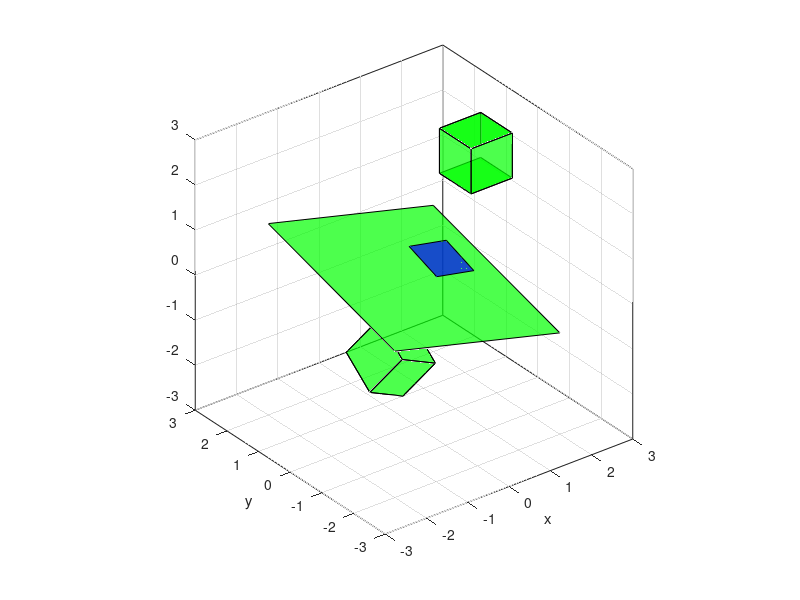

The MATLAB script that drew this image:

clf;
xmin = -2; xmax = 2; ymin = -2; ymax = 2;
a = 1; b = -1; c = 4; d = 1;

X = [xmin xmax xmax xmin];
Y = [ymin ymin ymax ymax];
Z = (1 - a*X - b*Y) / c;

fill3(X, Y, Z, 'g', 'facealpha', 0.7);
xlabel('x');
ylabel('y');
axis equal, grid on;
view(20, 10);

H = [0 1 0 1 0 1 0 1;
     0 0 1 1 0 0 1 1;
     0 0 0 0 1 1 1 1];

S = [1 2 4 3;
     1 2 6 5;
     1 3 7 5;
     3 4 8 7;
     2 4 8 6;
     5 6 8 7];
 
figure(1);
hold on;
t = [1; -0.5; 2];

n = [a; b; c]; % normal

% sätter kub i startpos
for i = 1:8
    H(:,i) = H(:,i) + t;
end

% ritar upp kuben
for i = 1:size(S, 1)
    Si = S(i,:); fill3(H(1,Si), H(2,Si), H(3,Si), 'g', 'facealpha', 0.7);
end

H2 = H;

for i = 1:4
    corner = H(:, i);
    angle = (d - dot(n, corner)) / dot(n, n);
    projection = corner + angle * n;
    G(1, i) = projection(1);
    G(2, i) = projection(2);
    G(3, i) = projection(3);
end

% ritar ut projektionen av projection i planet
Si = S(1,:);
fill3(G(1,Si), G(2,Si), G(3,Si), 'b', 'facealpha', 0.7);

H3 = H;
% ändrar koordinaterna i H till spegling
% ritar cirklar i varje hörn
for i = 1:8
    corner = H(:, i);
    angle = (d - dot(n, corner)) / dot(n, n);
    projection = corner + 2*(angle * n);
    H(1, i) = projection(1);
    H(2, i) = projection(2);
    H(3, i) = projection(3);

end

for i = 1:size(S, 1)
    Si = S(i,:); fill3(H(1,Si), H(2,Si), H(3,Si), 'g', 'facealpha', 0.7);
end
